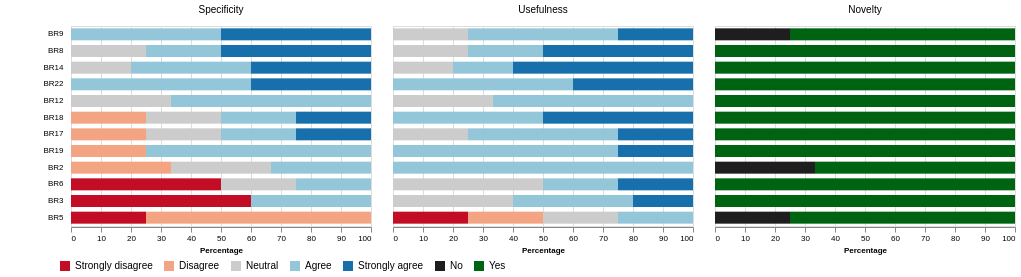

Reproduce this figure in Python.
import argparse
import csv
import sys

import altair as alt

alt.renderers.enable('altair_viewer')


def main(args):
    source = alt.pd.read_csv(args.input_file)
    color_scale = alt.Scale(
        domain=[
            "Strongly disagree",
            "Disagree",
            "Neutral",
            "Agree",
            "Strongly agree",
            "No",
            "Yes"
        ],
        range=["#c30d24", "#f3a583", "#cccccc", "#94c6da", "#1770ab", "#1E1E1E", "#006312"]
    )

    y_axis = alt.Axis(
        title='',
        offset=5,
        ticks=False,
        minExtent=60,
        domain=False
    )

    chart = alt.Chart(source).mark_bar(size=12).encode(
        x=alt.X('percentage:Q', title='Percentage',
                axis=alt.Axis(format='.0f')),
        y=alt.Y('id:N', axis=y_axis,
                sort=["BR9", "BR8", "BR14", "BR22", "BR12", "BR18", "BR17", "BR19", "BR2", "BR6", "BR3", "BR5", ]),
        color=alt.Color(
            'type:N',
            legend=alt.Legend(orient='bottom', title='', padding=-12),
            scale=color_scale,
        ),
        order=alt.Order(
            'order',
            sort='ascending'
        ),
    ).properties(
        width=300,
        height=200
    ).facet(
        column=alt.Column("quality:N", title=None, sort=["Specificity", "Usefulness", "Novelty"])
    )

    combined = chart
    fontSize = 8
    combined = combined.configure_axis(
        labelFontSize=fontSize,
        titleFontSize=fontSize,
    ).configure_text(
        fontSize=fontSize
    )

    combined.show()


if __name__ == '__main__':
    argparser = argparse.ArgumentParser(sys.argv[0])

    argparser.add_argument("--input_file", type=str, default='survey_report.csv')

    csv.field_size_limit(sys.maxsize)
    args = argparser.parse_args()
    print(args)
    print("")
    main(args)
